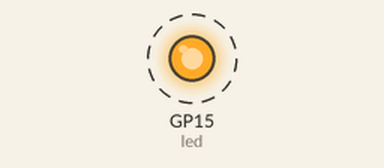
Recording of a program running on a simulated Raspberry Pi Pico running MicroPython. Parts: output pins drawn as LEDs (lit = HIGH). Dashed ring = blinking.

Above: at 0.5 s.
Timing chart, 0 to 4.6 s (numbered marks = the images above):
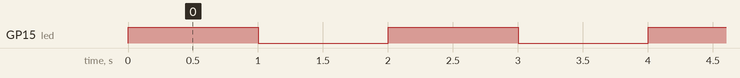

Measured:
- by itself, GP15 (led): alternates HIGH for 1.0 s and LOW for 1.0 s

The program:

03_external_led.py
```python
# External LED

'''
Connect an LED to GPIO15, use a 470ohm to connect the LED cathode to ground
For reference: https://datasheets.raspberrypi.org/pico/Pico-R3-A4-Pinout.pdf
'''

from machine import Pin
from time import sleep

led = Pin(15, Pin.OUT)

while True:
    led.toggle()
    sleep(1) # Sleep for 1 second
```
